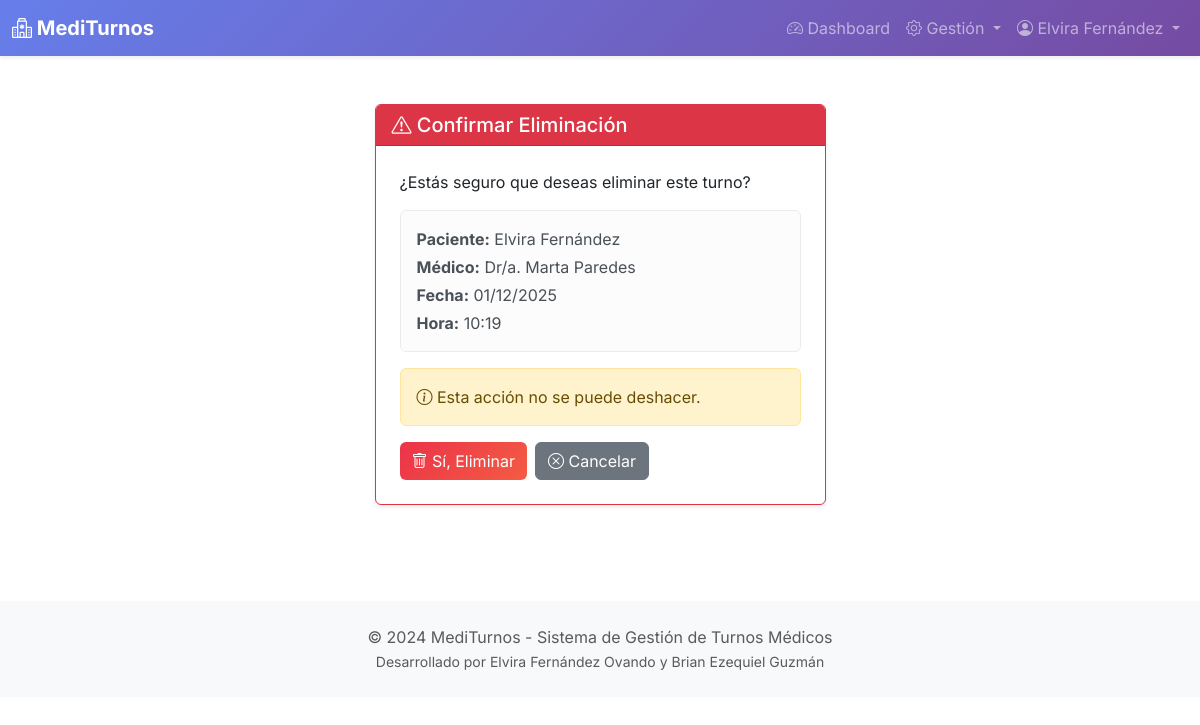
The app's page /admin-panel/turnos/1/eliminar/ (signed in) with its own data.
### appointments/models.py (models this page shows, shortened)
class Usuario(AbstractUser):
    ROLES = (
        ('admin', 'Administrador'),
        ('medico', 'Médico'),
        ('paciente', 'Paciente'),
    )
    rol = models.CharField(max_length=10, choices=ROLES, default='paciente')
    dni = models.CharField(max_length=8, unique=True, validators=[
        RegexValidator(r'^\d{7,8}$', 'Ingrese un DNI válido (7-8 dígitos)')
    ])
    telefono = models.CharField(max_length=15, blank=True)
    direccion = models.CharField(max_length=200, blank=True)
    fecha_nacimiento = models.DateField(null=True, blank=True)
    class Meta:
        verbose_name = 'Usuario'
        verbose_name_plural = 'Usuarios'

class Turno(models.Model):
    ESTADOS = (
        ('pendiente', 'Pendiente'),
        ('confirmado', 'Confirmado'),
        ('en_atencion', 'En Atención'),
        ('atendido', 'Atendido'),
        ('cancelado_paciente', 'Cancelado por Paciente'),
        ('cancelado_medico', 'Cancelado por Médico'),
        ('ausente', 'Ausente'),
    )
    paciente = models.ForeignKey(Paciente, on_delete=models.CASCADE, related_name='turnos')
    medico = models.ForeignKey(Medico, on_delete=models.CASCADE, related_name='turnos')
    especialidad = models.ForeignKey(Especialidad, on_delete=models.CASCADE)
    fecha = models.DateField()
    hora = models.TimeField()
    motivo_consulta = models.TextField(blank=True)
    estado = models.CharField(max_length=20, choices=ESTADOS, default='pendiente')
    notas_medico = models.TextField(blank=True)
    fecha_creacion = models.DateTimeField(auto_now_add=True)
    fecha_modificacion = models.DateTimeField(auto_now=True)
    class Meta:
        verbose_name = 'Turno'
        verbose_name_plural = 'Turnos'
        ordering = ['-fecha', '-hora']
        unique_together = ['medico', 'fecha', 'hora']

class Paciente(models.Model):
    usuario = models.OneToOneField(Usuario, on_delete=models.CASCADE, related_name='perfil_paciente')
    obra_social = models.CharField(max_length=100, blank=True)
    numero_afiliado = models.CharField(max_length=50, blank=True)
    observaciones = models.TextField(blank=True)
    class Meta:
        verbose_name = 'Paciente'
        verbose_name_plural = 'Pacientes'
        ordering = ['usuario__last_name', 'usuario__first_name']

class Medico(models.Model):
    usuario = models.OneToOneField(Usuario, on_delete=models.CASCADE, related_name='perfil_medico')
    especialidades = models.ManyToManyField(Especialidad, related_name='medicos')
    matricula = models.CharField(max_length=20, unique=True)
    biografia = models.TextField(blank=True)
    foto = models.ImageField(upload_to='medicos/', blank=True, null=True)
    activo = models.BooleanField(default=True)
    class Meta:
        verbose_name = 'Médico'
        verbose_name_plural = 'Médicos'
        ordering = ['usuario__last_name', 'usuario__first_name']
    def __str__(self):
        return f"Dr/a. {self.usuario.get_full_name()}"

### appointments/views/admin_views.py (the view)
# urls.py: path('admin-panel/turnos/<int:pk>/eliminar/', views.admin_turno_eliminar, name='admin_turno_eliminar'),
@login_required
def admin_turno_eliminar(request, pk):
    if request.user.rol != 'admin':
        messages.error(request, 'No tienes permisos.')
        return redirect('dashboard')
    turno = get_object_or_404(Turno, pk=pk)
    if request.method == 'POST':
        turno.delete()
        messages.success(request, 'Turno eliminado correctamente.')
        return redirect('admin_turnos')
    return render(request, 'appointments/admin/turno_eliminar.html', {'turno': turno})

### appointments/templates/appointments/admin/turno_eliminar.html (shortened to what this page needs)
{% extends 'base.html' %}
{% load static %}
{% block content %}
<div class="container py-5">
    <div class="row justify-content-center">
        <div class="col-lg-5">
            <div class="card border-danger shadow-sm">
                <div class="card-header bg-danger text-white">
                    <h5 class="mb-0">
                        <i class="bi bi-exclamation-triangle"></i> Confirmar Eliminación
                    </h5>
                </div>
                <div class="card-body p-4">
                    <p class="mb-3">¿Estás seguro que deseas eliminar este turno?</p>
                    <div class="alert alert-light">
                        <p class="mb-1"><strong>Paciente:</strong> {{ turno.paciente.usuario.get_full_name }}</p>
                        <p class="mb-1"><strong>Médico:</strong> {{ turno.medico }}</p>
                        <p class="mb-1"><strong>Fecha:</strong> {{ turno.fecha|date:"d/m/Y" }}</p>
                        <p class="mb-0"><strong>Hora:</strong> {{ turno.hora|time:"H:i" }}</p>
                    </div>
                    <div class="alert alert-warning">
                        <i class="bi bi-info-circle"></i> Esta acción no se puede deshacer.
                    </div>
                    <form method="post">
                        <div class="d-flex gap-2">
                            <button type="submit" class="btn btn-danger">
                                <i class="bi bi-trash"></i> Sí, Eliminar
                            </button>
                            <a href="{% url 'admin_turnos' %}" class="btn btn-secondary">
                                <i class="bi bi-x-circle"></i> Cancelar
                            </a>
                        </div>
                    </form>
                </div>
            </div>
        </div>
    </div>
</div>
{% endblock %}

### templates/base.html (shortened to what this page needs)
{% load static %}
<!DOCTYPE html>
<html lang="es">
<head>
    <link href="{% static 'css/bootstrap.min.css' %}" rel="stylesheet">
    <link href="{% static 'css/bootstrap-icons.css' %}" rel="stylesheet">
    <link rel="stylesheet" href="{% static 'css/style.css' %}">
</head>
<body>
    {% if user.is_authenticated %}
    <nav class="navbar navbar-expand-lg navbar-dark bg-primary shadow-sm">
        <div class="container-fluid">
            <a class="navbar-brand fw-bold" href="{% url 'dashboard' %}">
                <i class="bi bi-hospital"></i> MediTurnos
            </a>
            <div class="collapse navbar-collapse" id="navbarNav">
                <ul class="navbar-nav ms-auto">
                    {% if user.rol == 'admin' %}
                    <li class="nav-item">
                        <a class="nav-link" href="{% url 'admin_dashboard' %}">
                            <i class="bi bi-speedometer2"></i> Dashboard
                        </a>
                    </li>
                    <li class="nav-item dropdown">
                        <a class="nav-link dropdown-toggle" href="#"
                           role="button" data-bs-toggle="dropdown">
                            <i class="bi bi-gear"></i> Gestión
                        </a>
                    </li>
                    {% endif %}
                    <li class="nav-item dropdown">
                        <a class="nav-link dropdown-toggle" href="#"
                           role="button" data-bs-toggle="dropdown">
                            <i class="bi bi-person-circle"></i> {{ user.get_full_name }}
                        </a>
                    </li>
                </ul>
            </div>
        </div>
    </nav>
    {% endif %}
    <main>
        {% block content %}{% endblock %}
    </main>
    <footer class="bg-light text-center py-4 mt-5">
        <div class="container">
            <p class="text-muted mb-0">&copy; 2024 MediTurnos - Sistema de Gestión de Turnos Médicos</p>
            <p class="text-muted mb-0"><small>Desarrollado por Elvira Fernández Ovando y Brian Ezequiel Guzmán</small></p>
        </div>
    </footer>
</body>
</html>

### static/css/style.css (style rules this page uses)
body { font-family: 'Inter', -apple-system, BlinkMacSystemFont, 'Segoe UI', Roboto, sans-serif; }
.navbar { background: linear-gradient(135deg, #667eea 0%, #764ba2 100%) !important; }
.btn-danger { background: linear-gradient(135deg, #eb3349 0%, #f45c43 100%); border: none; }

### records on screen
Usuario: get_full_name "Elvira Fernández"
Turno: paciente.usuario.get_full_name "Elvira Fernández", medico "Dr/a. Marta Paredes", fecha "01/12/2025", hora "10:19"
